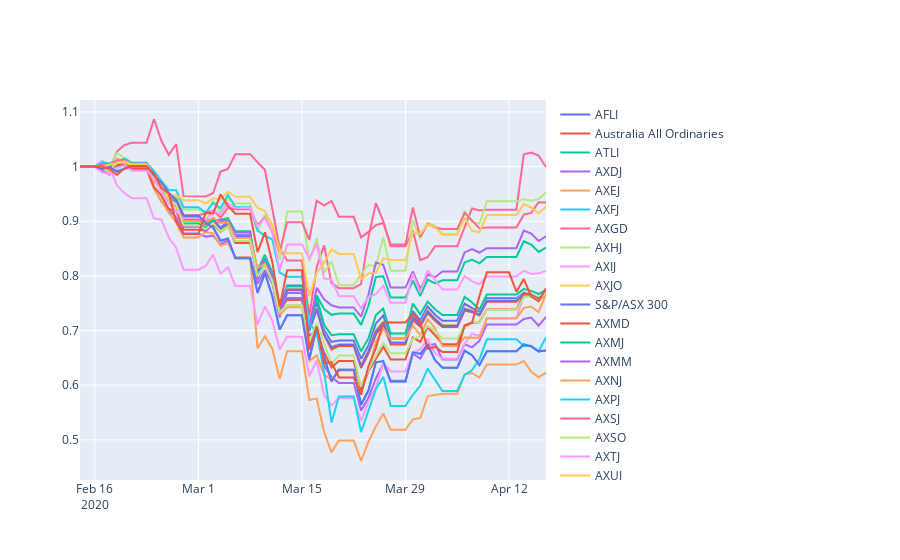

Write notebook code for a chart like this one.
### Markdown cell above
# Australia

### Code cell
indices_by_code = indices.set_index('Code')
#print(indices_by_code)
fig = go.Figure()
#print(returns_by_sector)
#eur = pd.DataFrame(index=normalized.index)#normalized[normalized[by_curr['EUR']]]
#print(eur)
for c in by_curr['AUD']:
    if c not in normalized.columns:
        continue
    #print(c)
   # print(returns_by_sector[k])
    fig.add_trace(go.Scatter(
                    x=normalized[c].index,
                    y=normalized[c],
                    name=indices_by_code.loc[c]['Name'],
                    #line_color='deepskyblue',
                    opacity=1))
fig.show()
